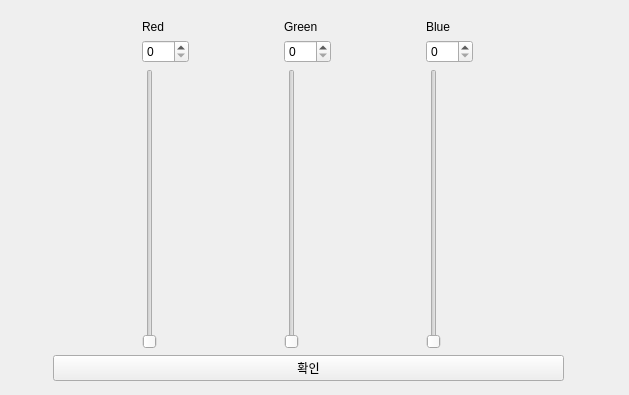
<?xml version="1.0" encoding="UTF-8"?>
<ui version="4.0">
 <class>Form</class>
 <widget class="QWidget" name="Form">
  <property name="geometry">
   <rect>
    <x>0</x>
    <y>0</y>
    <width>629</width>
    <height>395</height>
   </rect>
  </property>
  <property name="windowTitle">
   <string>Form</string>
  </property>
  <widget class="QWidget" name="">
   <property name="geometry">
    <rect>
     <x>53</x>
     <y>20</y>
     <width>511</width>
     <height>361</height>
    </rect>
   </property>
   <layout class="QVBoxLayout" name="verticalLayout">
    <item>
     <layout class="QHBoxLayout" name="horizontalLayout">
      <item>
       <layout class="QGridLayout" name="gridLayout_3">
        <item row="0" column="0">
         <widget class="QLabel" name="lbl_red">
          <property name="text">
           <string>Red</string>
          </property>
         </widget>
        </item>
        <item row="1" column="0">
         <widget class="QSpinBox" name="spin_red">
          <property name="maximum">
           <number>255</number>
          </property>
         </widget>
        </item>
        <item row="2" column="0">
         <widget class="QSlider" name="vslider_red">
          <property name="maximum">
           <number>255</number>
          </property>
          <property name="orientation">
           <enum>Qt::Vertical</enum>
          </property>
         </widget>
        </item>
       </layout>
      </item>
      <item>
       <layout class="QGridLayout" name="gridLayout">
        <item row="1" column="0">
         <widget class="QSpinBox" name="spin_green">
          <property name="maximum">
           <number>255</number>
          </property>
         </widget>
        </item>
        <item row="2" column="0">
         <widget class="QSlider" name="vslider_green">
          <property name="maximum">
           <number>255</number>
          </property>
          <property name="orientation">
           <enum>Qt::Vertical</enum>
          </property>
         </widget>
        </item>
        <item row="0" column="0">
         <widget class="QLabel" name="lbl_green">
          <property name="text">
           <string>Green</string>
          </property>
         </widget>
        </item>
       </layout>
      </item>
      <item>
       <layout class="QGridLayout" name="gridLayout_2">
        <item row="0" column="0">
         <widget class="QLabel" name="lbl_blue">
          <property name="text">
           <string>Blue</string>
          </property>
         </widget>
        </item>
        <item row="1" column="0">
         <widget class="QSpinBox" name="spin_blue">
          <property name="maximum">
           <number>255</number>
          </property>
         </widget>
        </item>
        <item row="2" column="0">
         <widget class="QSlider" name="vslider_blue">
          <property name="maximum">
           <number>255</number>
          </property>
          <property name="orientation">
           <enum>Qt::Vertical</enum>
          </property>
         </widget>
        </item>
       </layout>
      </item>
     </layout>
    </item>
    <item>
     <widget class="QPushButton" name="btn_ok">
      <property name="text">
       <string>확인</string>
      </property>
     </widget>
    </item>
   </layout>
  </widget>
 </widget>
 <resources/>
 <connections>
  <connection>
   <sender>vslider_red</sender>
   <signal>valueChanged(int)</signal>
   <receiver>spin_red</receiver>
   <slot>setValue(int)</slot>
   <hints>
    <hint type="sourcelabel">
     <x>116</x>
     <y>250</y>
    </hint>
    <hint type="destinationlabel">
     <x>144</x>
     <y>42</y>
    </hint>
   </hints>
  </connection>
  <connection>
   <sender>spin_red</sender>
   <signal>valueChanged(int)</signal>
   <receiver>vslider_red</receiver>
   <slot>setValue(int)</slot>
   <hints>
    <hint type="sourcelabel">
     <x>120</x>
     <y>45</y>
    </hint>
    <hint type="destinationlabel">
     <x>110</x>
     <y>120</y>
    </hint>
   </hints>
  </connection>
  <connection>
   <sender>vslider_green</sender>
   <signal>valueChanged(int)</signal>
   <receiver>spin_green</receiver>
   <slot>setValue(int)</slot>
   <hints>
    <hint type="sourcelabel">
     <x>373</x>
     <y>238</y>
    </hint>
    <hint type="destinationlabel">
     <x>395</x>
     <y>41</y>
    </hint>
   </hints>
  </connection>
  <connection>
   <sender>spin_green</sender>
   <signal>valueChanged(int)</signal>
   <receiver>vslider_green</receiver>
   <slot>setValue(int)</slot>
   <hints>
    <hint type="sourcelabel">
     <x>376</x>
     <y>49</y>
    </hint>
    <hint type="destinationlabel">
     <x>374</x>
     <y>114</y>
    </hint>
   </hints>
  </connection>
  <connection>
   <sender>vslider_blue</sender>
   <signal>valueChanged(int)</signal>
   <receiver>spin_blue</receiver>
   <slot>setValue(int)</slot>
   <hints>
    <hint type="sourcelabel">
     <x>622</x>
     <y>240</y>
    </hint>
    <hint type="destinationlabel">
     <x>651</x>
     <y>38</y>
    </hint>
   </hints>
  </connection>
  <connection>
   <sender>spin_blue</sender>
   <signal>valueChanged(int)</signal>
   <receiver>vslider_blue</receiver>
   <slot>setValue(int)</slot>
   <hints>
    <hint type="sourcelabel">
     <x>633</x>
     <y>41</y>
    </hint>
    <hint type="destinationlabel">
     <x>622</x>
     <y>99</y>
    </hint>
   </hints>
  </connection>
 </connections>
</ui>
